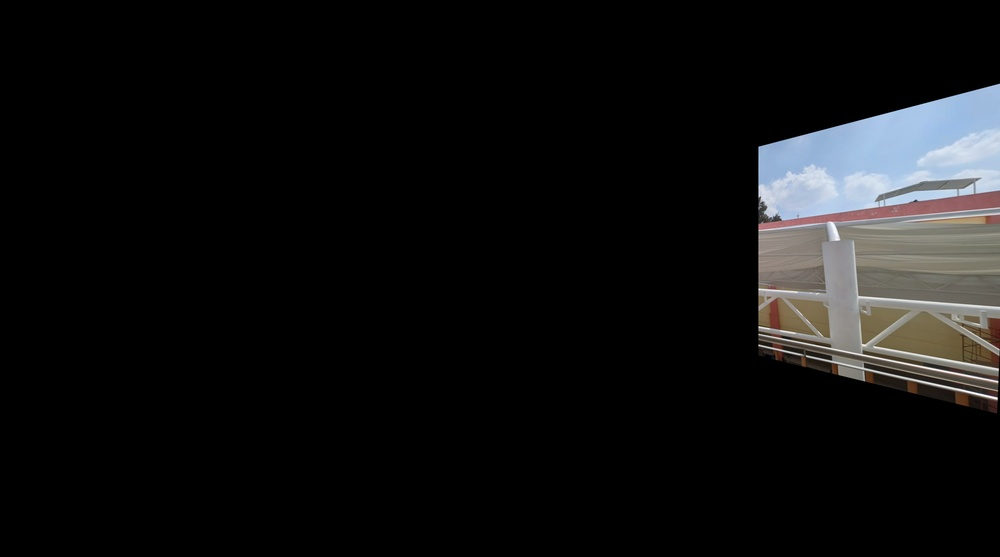
#> input picture Imagenes/EDIFICIO_Z/results/pano_0.jpg, 1000 x 557 px, shrunk from 5000 x 2787 before the run; its folder holds only this picture in this run
$ python app.py
#> lines starting #> are read from the running program, lines starting #| are printed output that depends on the picture
### pso/__init__.py
"""

Copyright (c) 2017, Mostapha Kalami Heris & Yarpiz (www.yarpiz.com)
All rights reserved. Please read the "LICENSE" file for usage terms.
__________________________________________________________________________

Project Code: YPEA127
Project Title: Implementation of Particle Swarm Optimization in Python
Publisher: Yarpiz (www.yarpiz.com)

Developer: Mostapha Kalami Heris (Member of Yarpiz Team)

Cite as:
Mostapha Kalami Heris, Particle Swarm Optimization (PSO) in Python (URL: https://yarpiz.com/463/ypea127-pso-in-python), Yarpiz, 2017.

Contact Info: sm.kalami@gmail.com, info@yarpiz.com

"""

import numpy as np
import os
import pandas as pd

# Particle Swarm Optimization
def PSO(problem, MaxIter = 100, PopSize = 100, c1 = 1.4962, c2 = 1.4962, w = 0.7298, wdamp = 1.0):

    # Empty Particle Template
#> called with MaxIter = 5, PopSize = 35, c1 = 1.5, c2 = 2, w = 1, wdamp = 0.995
    empty_particle = {
        'position': None,
        'velocity': None,
        'cost': None,
        'best_position': None,
        'best_cost': None,
    }

    # Extract Problem Info
    CostFunction = problem['CostFunction']
    VarMin = problem['VarMin']
    VarMax = problem['VarMax']
    nVar = problem['nVar']

    # Initialize Global Best
    gbest = {'position': None, 'cost': np.inf}

    # Create Initial Population
    pop = []
    for i in range(0, PopSize):
        pop.append(empty_particle.copy())
        pop[i]['position'] = np.random.uniform(VarMin, VarMax, nVar)
        pop[i]['velocity'] = np.zeros(nVar)
        pop[i]['cost'] = CostFunction(pop[i]['position'])
        if(pop[i]['cost'] == 0 or pop[i]['cost'] == None ):
           pop[i]['cost'] = CostFunction(pop[i]['position'])
        pop[i]['best_position'] = pop[i]['position'].copy()
        pop[i]['best_cost'] = pop[i]['cost']

        if pop[i]['best_cost'] < gbest['cost']:
            gbest['position'] = pop[i]['best_position'].copy()
            gbest['cost'] = pop[i]['best_cost']
#> this loop made 35 passes
#> (printed output is left out)
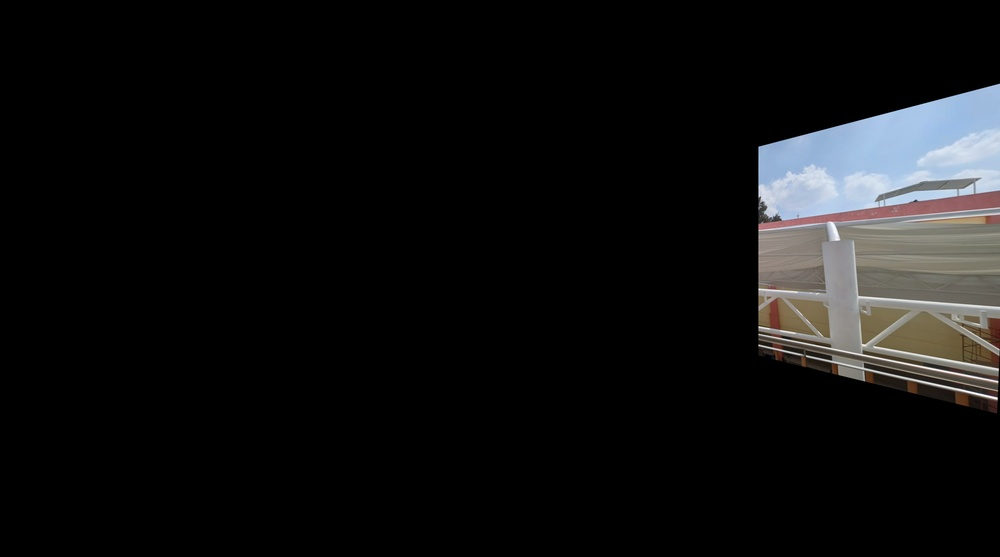
#> input picture Imagenes/EDIFICIO_Z/results/pano_0.jpg, 1000 x 557 px, shrunk from 5000 x 2787 before the run
#> pass 1, in value, `b,g,r = cv2.split(image)`:
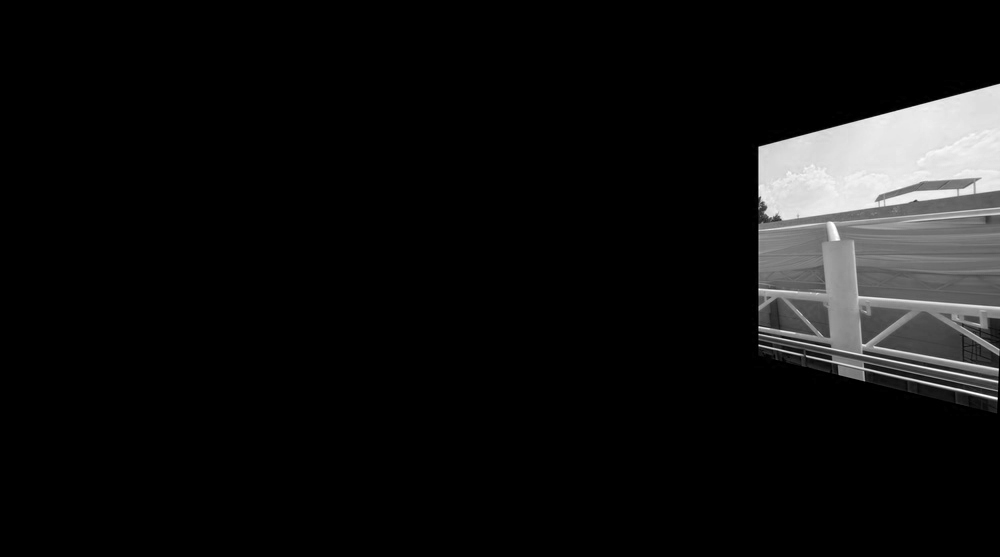
#> b: shape (557, 1000); min 0, max 255, mean 17
#> pass 1, in value, `b,g,r = cv2.split(image)`:
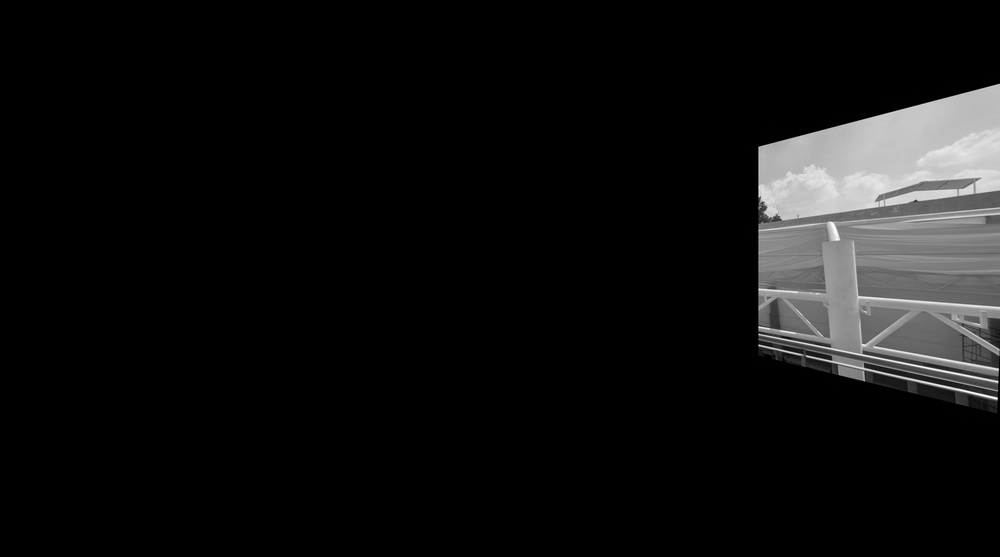
#> g: shape (557, 1000); min 0, max 255, mean 16.7
#> pass 1, in value, `b,g,r = cv2.split(image)`:
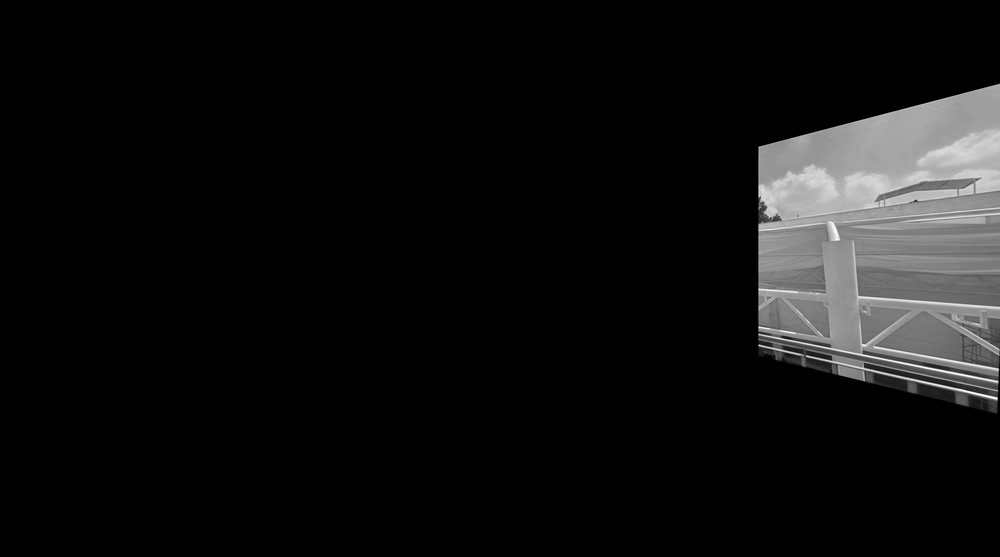
#> r: shape (557, 1000); min 0, max 255, mean 16.5
#> after the loop, gbest = {'position': [5.94, 7.44, 6.42], 'cost': 16.73}; pop = 35 items

    # PSO Loop
    for it in range(0, MaxIter):
        for i in range(0, PopSize):

            pop[i]['velocity'] = w*pop[i]['velocity'] \
                + c1*np.random.rand(nVar)*(pop[i]['best_position'] - pop[i]['position']) \
                + c2*np.random.rand(nVar)*(gbest['position'] - pop[i]['position'])

            pop[i]['position'] += pop[i]['velocity']
            pop[i]['position'] = np.maximum(pop[i]['position'], VarMin)
            pop[i]['position'] = np.minimum(pop[i]['position'], VarMax)

            pop[i]['cost'] = CostFunction(pop[i]['position'])
            if(pop[i]['cost'] == 0 or pop[i]['cost'] == None ):
                pop[i]['cost'] = CostFunction(pop[i]['position'])

            if pop[i]['cost'] < pop[i]['best_cost']:
                pop[i]['best_position'] = pop[i]['position'].copy()
                pop[i]['best_cost'] = pop[i]['cost']

                if pop[i]['best_cost'] < gbest['cost']:
                    gbest['position'] = pop[i]['best_position'].copy()
                    gbest['cost'] = pop[i]['best_cost']

        w *= wdamp
        print('Iteration {}: Best Cost = {}'.format(it, gbest['cost']))
        data = {'Iteración ': [it], 'Best Cost': [gbest['cost']], 'Values': [gbest['position']], 'Elapset time (seg)': [0]}
        try:
            df_e = pd.read_csv('best_pso.csv')
            os.remove('best_pso.csv')
            print(data)
            df = pd.DataFrame(data)
            n_df = pd.concat([df_e, df], ignore_index=True)
            n_df.to_csv('best_pso.csv', index=False)
        except:
            print('Create new DF')
            print(data)
            df = pd.DataFrame(data)
            df.to_csv('best_pso.csv', index=False)
#> this loop made 5 passes
#> w on pass 1: 6.13

    return gbest, pop

# Start Time for tic and tov functions
startTime_for_tictoc = 0

# Start measuring time elapsed
def tic():
    import time
    global startTime_for_tictoc
    startTime_for_tictoc = time.time()

# End mesuring time elapsed
def toc():
    import time, math
    if 'startTime_for_tictoc' in globals():
        dt = math.floor(100*(time.time() - startTime_for_tictoc))/100.
        print('Elapsed time is {} second(s).'.format(dt))
        data = {'Iteración ': [0], 'Best Cost': [0], 'Values': [0], 'Elapset time (seg)': [dt]}
        try:
            df_e = pd.read_csv('best_pso.csv')
            os.remove('best_pso.csv')
            print(data)
            df = pd.DataFrame(data)
            n_df = pd.concat([df_e, df], ignore_index=True)
            n_df.to_csv('best_pso.csv', index=False)
        except:
            print('Create new DF')
            print(data)
            df = pd.DataFrame(data)
            df.to_csv('best_pso.csv', index=False)
    else:
        print('Start time not set. You should call tic before toc.')

### app.py
"""

Copyright (c) 2017, Mostapha Kalami Heris & Yarpiz (www.yarpiz.com)
All rights reserved. Please read the "LICENSE" file for usage terms.
__________________________________________________________________________

Project Code: YPEA127
Project Title: Implementation of Particle Swarm Optimization in Python
Publisher: Yarpiz (www.yarpiz.com)

Developer: Mostapha Kalami Heris (Member of Yarpiz Team)

Cite as:
Mostapha Kalami Heris, Particle Swarm Optimization (PSO) in Python (URL: https://yarpiz.com/463/ypea127-pso-in-python), Yarpiz, 2017.

Contact Info: sm.kalami@gmail.com, info@yarpiz.com

"""

import pso
import os
import cv2
import numpy as np
import pandas as pd

# A Sample Cost Function
def value(x):

    y = round(x[0],8)
    z = round(x[1],8)
    w = round(x[2],8)


    print("Valores_iniciales: ", x)
    print("Gain_Comp: ", y)
    print("Grad_Mbb: ", z)
    print("Num_Bands_Mbb: ", int(w))

    #PATH 1 ES LA RUTA DONDE SE EJECUTA EL CODIGO DE IMAGE_STITCHING Y LA RUTA DONDE SE ENCUENTRAN LAS FOTOS QUE SE VAN A UTILIZAR
    path = r"image_stitching/main.py Imagenes/EDIFICIO_Z --gain-sigma-n "+str(y)+" --mbb-sigma "+str(z)+" --num-bands "+ str(int(w))
    os.system('python '+ path)
    path2 = r"Imagenes/EDIFICIO_Z/results"
    files_names = os.listdir(path2)
    for file_name in files_names:

        image_path = path2 + "/" + file_name
        print(image_path)
        image = cv2.imread(image_path, 1)
        if image is None:
            continue

#split con opencv
        b,g,r = cv2.split(image)
        #suma de todos los pixeles
        #M_B
        R = np.array(b.shape[0])
        L = np.array(b.shape[1])
        CB = 1/(R*L)
        intenB = cv2.sumElems(b)[0]
        M_B = CB*intenB
        #M_G
        R = np.array(g.shape[0])
        L = np.array(g.shape[1])
        CG = 1/(R*L)
        intenG = cv2.sumElems(g)[0]
        M_G = CG*intenG
        #M_R
        R = np.array(r.shape[0])
        L = np.array(r.shape[1])
        CR = 1/(R*L)
        intenR = cv2.sumElems(r)[0]
        M_R = CR*intenR

    #Mean Value
    Fit = (M_R + M_G + M_B)/3;

    if Fit == 0.0:
        print("Fit es 0.0, recalculando...")
        return value(x)

    print("Fitness: ", Fit)

    return Fit

# Define Optimization Problem
problem = {
        'CostFunction': value,
        'nVar': 3,
        'VarMin': 1,   # LIMITE MINIMO SIGMA N GAIN COMPENSATION
        'VarMax': 10, # LIMITE MAXIMO SIGMA N GAIN COMPENSATION
    }

# Running PSO

pso.tic()
print('Running PSO ...')
gbest, pop = pso.PSO(problem, MaxIter = 5, PopSize = 35, c1 = 1.5, c2 = 2, w = 1, wdamp = 0.995)
print()
pso.toc()
print()

# Final Result
print('Global Best:')
print(gbest)
print()
